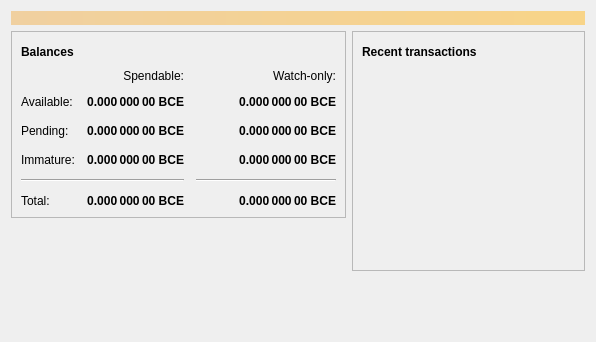
<?xml version="1.0" encoding="UTF-8"?>
<ui version="4.0">
 <class>OverviewPage</class>
 <widget class="QWidget" name="OverviewPage">
  <property name="geometry">
   <rect>
    <x>0</x>
    <y>0</y>
    <width>596</width>
    <height>342</height>
   </rect>
  </property>
  <property name="windowTitle">
   <string>Form</string>
  </property>
  <layout class="QVBoxLayout" name="topLayout">
   <item>
    <widget class="QLabel" name="labelAlerts">
     <property name="visible">
      <bool>false</bool>
     </property>
     <property name="styleSheet">
      <string notr="true">QLabel { background-color: qlineargradient(x1: 0, y1: 0, x2: 1, y2: 0, stop:0 #F0D0A0, stop:1 #F8D488); color:#000000; }</string>
     </property>
     <property name="wordWrap">
      <bool>true</bool>
     </property>
     <property name="margin">
      <number>3</number>
     </property>
     <property name="textInteractionFlags">
      <set>Qt::TextSelectableByMouse</set>
     </property>
    </widget>
   </item>
   <item>
    <layout class="QHBoxLayout" name="horizontalLayout" stretch="1,1">
     <item>
      <layout class="QVBoxLayout" name="verticalLayout_2">
       <item>
        <widget class="QFrame" name="frame">
         <property name="frameShape">
          <enum>QFrame::StyledPanel</enum>
         </property>
         <property name="frameShadow">
          <enum>QFrame::Raised</enum>
         </property>
         <layout class="QVBoxLayout" name="verticalLayout_4">
          <item>
           <layout class="QHBoxLayout" name="horizontalLayout_4">
            <item>
             <widget class="QLabel" name="label_5">
              <property name="font">
               <font>
                <weight>75</weight>
                <bold>true</bold>
               </font>
              </property>
              <property name="text">
               <string>Balances</string>
              </property>
             </widget>
            </item>
            <item>
             <widget class="QPushButton" name="labelWalletStatus">
              <property name="enabled">
               <bool>true</bool>
              </property>
              <property name="maximumSize">
               <size>
                <width>30</width>
                <height>16777215</height>
               </size>
              </property>
              <property name="toolTip">
               <string>The displayed information may be out of date. Your wallet automatically synchronizes with the BitcoinEuro network after a connection is established, but this process has not completed yet.</string>
              </property>
              <property name="text">
               <string/>
              </property>
              <property name="icon">
               <iconset resource="../bitcoineuro.qrc">
                <normaloff>:/icons/warning</normaloff>
                <disabledoff>:/icons/warning</disabledoff>:/icons/warning</iconset>
              </property>
              <property name="iconSize">
               <size>
                <width>24</width>
                <height>24</height>
               </size>
              </property>
              <property name="flat">
               <bool>true</bool>
              </property>
             </widget>
            </item>
            <item>
             <spacer name="horizontalSpacer_3">
              <property name="orientation">
               <enum>Qt::Horizontal</enum>
              </property>
              <property name="sizeHint" stdset="0">
               <size>
                <width>40</width>
                <height>20</height>
               </size>
              </property>
             </spacer>
            </item>
           </layout>
          </item>
          <item>
           <layout class="QGridLayout" name="gridLayout">
            <property name="spacing">
             <number>12</number>
            </property>
            <item row="2" column="2">
             <widget class="QLabel" name="labelWatchPending">
              <property name="font">
               <font>
                <weight>75</weight>
                <bold>true</bold>
               </font>
              </property>
              <property name="cursor">
               <cursorShape>IBeamCursor</cursorShape>
              </property>
              <property name="toolTip">
               <string>Unconfirmed transactions to watch-only addresses</string>
              </property>
              <property name="text">
               <string notr="true">0.000 000 00 BCE</string>
              </property>
              <property name="alignment">
               <set>Qt::AlignRight|Qt::AlignTrailing|Qt::AlignVCenter</set>
              </property>
              <property name="textInteractionFlags">
               <set>Qt::LinksAccessibleByMouse|Qt::TextSelectableByKeyboard|Qt::TextSelectableByMouse</set>
              </property>
             </widget>
            </item>
            <item row="2" column="1">
             <widget class="QLabel" name="labelUnconfirmed">
              <property name="font">
               <font>
                <weight>75</weight>
                <bold>true</bold>
               </font>
              </property>
              <property name="cursor">
               <cursorShape>IBeamCursor</cursorShape>
              </property>
              <property name="toolTip">
               <string>Total of transactions that have yet to be confirmed, and do not yet count toward the spendable balance</string>
              </property>
              <property name="text">
               <string notr="true">0.000 000 00 BCE</string>
              </property>
              <property name="alignment">
               <set>Qt::AlignRight|Qt::AlignTrailing|Qt::AlignVCenter</set>
              </property>
              <property name="textInteractionFlags">
               <set>Qt::LinksAccessibleByMouse|Qt::TextSelectableByKeyboard|Qt::TextSelectableByMouse</set>
              </property>
             </widget>
            </item>
            <item row="3" column="2">
             <widget class="QLabel" name="labelWatchImmature">
              <property name="font">
               <font>
                <weight>75</weight>
                <bold>true</bold>
               </font>
              </property>
              <property name="cursor">
               <cursorShape>IBeamCursor</cursorShape>
              </property>
              <property name="toolTip">
               <string>Mined balance in watch-only addresses that has not yet matured</string>
              </property>
              <property name="text">
               <string notr="true">0.000 000 00 BCE</string>
              </property>
              <property name="alignment">
               <set>Qt::AlignRight|Qt::AlignTrailing|Qt::AlignVCenter</set>
              </property>
              <property name="textInteractionFlags">
               <set>Qt::LinksAccessibleByMouse|Qt::TextSelectableByKeyboard|Qt::TextSelectableByMouse</set>
              </property>
             </widget>
            </item>
            <item row="4" column="0" colspan="2">
             <widget class="Line" name="line">
              <property name="orientation">
               <enum>Qt::Horizontal</enum>
              </property>
             </widget>
            </item>
            <item row="4" column="2">
             <widget class="Line" name="lineWatchBalance">
              <property name="sizePolicy">
               <sizepolicy hsizetype="Preferred" vsizetype="Fixed">
                <horstretch>0</horstretch>
                <verstretch>0</verstretch>
               </sizepolicy>
              </property>
              <property name="minimumSize">
               <size>
                <width>140</width>
                <height>0</height>
               </size>
              </property>
              <property name="orientation">
               <enum>Qt::Horizontal</enum>
              </property>
             </widget>
            </item>
            <item row="5" column="0">
             <widget class="QLabel" name="labelTotalText">
              <property name="text">
               <string>Total:</string>
              </property>
             </widget>
            </item>
            <item row="3" column="1">
             <widget class="QLabel" name="labelImmature">
              <property name="font">
               <font>
                <weight>75</weight>
                <bold>true</bold>
               </font>
              </property>
              <property name="cursor">
               <cursorShape>IBeamCursor</cursorShape>
              </property>
              <property name="toolTip">
               <string>Mined balance that has not yet matured</string>
              </property>
              <property name="text">
               <string notr="true">0.000 000 00 BCE</string>
              </property>
              <property name="alignment">
               <set>Qt::AlignRight|Qt::AlignTrailing|Qt::AlignVCenter</set>
              </property>
              <property name="textInteractionFlags">
               <set>Qt::LinksAccessibleByMouse|Qt::TextSelectableByKeyboard|Qt::TextSelectableByMouse</set>
              </property>
             </widget>
            </item>
            <item row="2" column="3">
             <spacer name="horizontalSpacer_2">
              <property name="orientation">
               <enum>Qt::Horizontal</enum>
              </property>
              <property name="sizeHint" stdset="0">
               <size>
                <width>40</width>
                <height>20</height>
               </size>
              </property>
             </spacer>
            </item>
            <item row="3" column="0">
             <widget class="QLabel" name="labelImmatureText">
              <property name="text">
               <string>Immature:</string>
              </property>
             </widget>
            </item>
            <item row="5" column="1">
             <widget class="QLabel" name="labelTotal">
              <property name="font">
               <font>
                <weight>75</weight>
                <bold>true</bold>
               </font>
              </property>
              <property name="cursor">
               <cursorShape>IBeamCursor</cursorShape>
              </property>
              <property name="toolTip">
               <string>Your current total balance</string>
              </property>
              <property name="text">
               <string notr="true">0.000 000 00 BCE</string>
              </property>
              <property name="alignment">
               <set>Qt::AlignRight|Qt::AlignTrailing|Qt::AlignVCenter</set>
              </property>
              <property name="textInteractionFlags">
               <set>Qt::LinksAccessibleByMouse|Qt::TextSelectableByKeyboard|Qt::TextSelectableByMouse</set>
              </property>
             </widget>
            </item>
            <item row="5" column="2">
             <widget class="QLabel" name="labelWatchTotal">
              <property name="font">
               <font>
                <weight>75</weight>
                <bold>true</bold>
               </font>
              </property>
              <property name="cursor">
               <cursorShape>IBeamCursor</cursorShape>
              </property>
              <property name="toolTip">
               <string>Current total balance in watch-only addresses</string>
              </property>
              <property name="text">
               <string notr="true">0.000 000 00 BCE</string>
              </property>
              <property name="alignment">
               <set>Qt::AlignRight|Qt::AlignTrailing|Qt::AlignVCenter</set>
              </property>
              <property name="textInteractionFlags">
               <set>Qt::LinksAccessibleByMouse|Qt::TextSelectableByKeyboard|Qt::TextSelectableByMouse</set>
              </property>
             </widget>
            </item>
            <item row="0" column="2">
             <widget class="QLabel" name="labelWatchonly">
              <property name="text">
               <string>Watch-only:</string>
              </property>
              <property name="alignment">
               <set>Qt::AlignRight|Qt::AlignTrailing|Qt::AlignVCenter</set>
              </property>
             </widget>
            </item>
            <item row="1" column="0">
             <widget class="QLabel" name="labelBalanceText">
              <property name="text">
               <string>Available:</string>
              </property>
             </widget>
            </item>
            <item row="1" column="1">
             <widget class="QLabel" name="labelBalance">
              <property name="font">
               <font>
                <weight>75</weight>
                <bold>true</bold>
               </font>
              </property>
              <property name="cursor">
               <cursorShape>IBeamCursor</cursorShape>
              </property>
              <property name="toolTip">
               <string>Your current spendable balance</string>
              </property>
              <property name="text">
               <string notr="true">0.000 000 00 BCE</string>
              </property>
              <property name="alignment">
               <set>Qt::AlignRight|Qt::AlignTrailing|Qt::AlignVCenter</set>
              </property>
              <property name="textInteractionFlags">
               <set>Qt::LinksAccessibleByMouse|Qt::TextSelectableByKeyboard|Qt::TextSelectableByMouse</set>
              </property>
             </widget>
            </item>
            <item row="1" column="2">
             <widget class="QLabel" name="labelWatchAvailable">
              <property name="font">
               <font>
                <weight>75</weight>
                <bold>true</bold>
               </font>
              </property>
              <property name="cursor">
               <cursorShape>IBeamCursor</cursorShape>
              </property>
              <property name="toolTip">
               <string>Your current balance in watch-only addresses</string>
              </property>
              <property name="text">
               <string notr="true">0.000 000 00 BCE</string>
              </property>
              <property name="alignment">
               <set>Qt::AlignRight|Qt::AlignTrailing|Qt::AlignVCenter</set>
              </property>
              <property name="textInteractionFlags">
               <set>Qt::LinksAccessibleByMouse|Qt::TextSelectableByKeyboard|Qt::TextSelectableByMouse</set>
              </property>
             </widget>
            </item>
            <item row="2" column="0">
             <widget class="QLabel" name="labelPendingText">
              <property name="text">
               <string>Pending:</string>
              </property>
             </widget>
            </item>
            <item row="0" column="1">
             <widget class="QLabel" name="labelSpendable">
              <property name="text">
               <string>Spendable:</string>
              </property>
              <property name="alignment">
               <set>Qt::AlignRight|Qt::AlignTrailing|Qt::AlignVCenter</set>
              </property>
             </widget>
            </item>
           </layout>
          </item>
         </layout>
        </widget>
       </item>
       <item>
        <spacer name="verticalSpacer">
         <property name="orientation">
          <enum>Qt::Vertical</enum>
         </property>
         <property name="sizeHint" stdset="0">
          <size>
           <width>20</width>
           <height>40</height>
          </size>
         </property>
        </spacer>
       </item>
      </layout>
     </item>
     <item>
      <layout class="QVBoxLayout" name="verticalLayout_3">
       <item>
        <widget class="QFrame" name="frame_2">
         <property name="frameShape">
          <enum>QFrame::StyledPanel</enum>
         </property>
         <property name="frameShadow">
          <enum>QFrame::Raised</enum>
         </property>
         <layout class="QVBoxLayout" name="verticalLayout">
          <item>
           <layout class="QHBoxLayout" name="horizontalLayout_2">
            <item>
             <widget class="QLabel" name="label_4">
              <property name="font">
               <font>
                <weight>75</weight>
                <bold>true</bold>
               </font>
              </property>
              <property name="text">
               <string>Recent transactions</string>
              </property>
             </widget>
            </item>
            <item>
             <widget class="QPushButton" name="labelTransactionsStatus">
              <property name="enabled">
               <bool>true</bool>
              </property>
              <property name="maximumSize">
               <size>
                <width>30</width>
                <height>16777215</height>
               </size>
              </property>
              <property name="toolTip">
               <string>The displayed information may be out of date. Your wallet automatically synchronizes with the BitcoinEuro network after a connection is established, but this process has not completed yet.</string>
              </property>
              <property name="text">
               <string/>
              </property>
              <property name="icon">
               <iconset resource="../bitcoineuro.qrc">
                <normaloff>:/icons/warning</normaloff>
                <disabledoff>:/icons/warning</disabledoff>:/icons/warning</iconset>
              </property>
              <property name="iconSize">
               <size>
                <width>24</width>
                <height>24</height>
               </size>
              </property>
              <property name="flat">
               <bool>true</bool>
              </property>
             </widget>
            </item>
            <item>
             <spacer name="horizontalSpacer">
              <property name="orientation">
               <enum>Qt::Horizontal</enum>
              </property>
              <property name="sizeHint" stdset="0">
               <size>
                <width>40</width>
                <height>20</height>
               </size>
              </property>
             </spacer>
            </item>
           </layout>
          </item>
          <item>
           <widget class="QListView" name="listTransactions">
            <property name="styleSheet">
             <string notr="true">QListView { background: transparent; }</string>
            </property>
            <property name="frameShape">
             <enum>QFrame::NoFrame</enum>
            </property>
            <property name="verticalScrollBarPolicy">
             <enum>Qt::ScrollBarAlwaysOff</enum>
            </property>
            <property name="horizontalScrollBarPolicy">
             <enum>Qt::ScrollBarAlwaysOff</enum>
            </property>
            <property name="selectionMode">
             <enum>QAbstractItemView::NoSelection</enum>
            </property>
           </widget>
          </item>
         </layout>
        </widget>
       </item>
       <item>
        <spacer name="verticalSpacer_2">
         <property name="orientation">
          <enum>Qt::Vertical</enum>
         </property>
         <property name="sizeHint" stdset="0">
          <size>
           <width>20</width>
           <height>40</height>
          </size>
         </property>
        </spacer>
       </item>
      </layout>
     </item>
    </layout>
   </item>
  </layout>
 </widget>
 <resources/>
 <connections/>
</ui>
